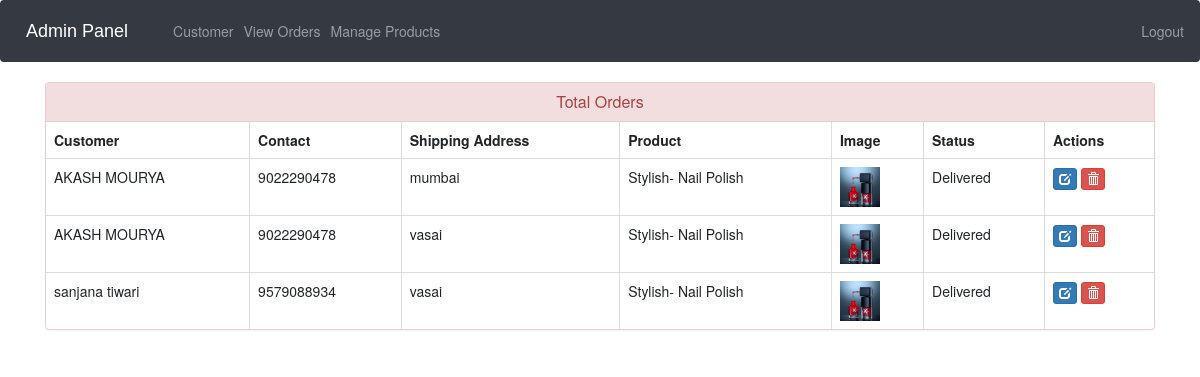
The page /admin-view-booking (signed in) on the database its author committed.
### ecom/models.py (models this page shows, shortened)
class Customer(models.Model):
    user=models.OneToOneField(User,on_delete=models.CASCADE)
    profile_pic= models.ImageField(upload_to='profile_pic/CustomerProfilePic/',null=True,blank=True)
    address = models.CharField(max_length=40)
    mobile = models.CharField(max_length=20,null=False)
    @property
    def get_name(self):
        return self.user.first_name+" "+self.user.last_name

class Orders(models.Model):
    STATUS =(
        ('Pending','Pending'),
        ('Order Confirmed','Order Confirmed'),
        ('Out for Delivery','Out for Delivery'),
        ('Delivered','Delivered'),
    )
    customer=models.ForeignKey('Customer', on_delete=models.CASCADE,null=True)
    product=models.ForeignKey('Product',on_delete=models.CASCADE,null=True)
    email = models.CharField(max_length=50,null=True)
    address = models.CharField(max_length=500,null=True)
    mobile = models.CharField(max_length=20,null=True)
    order_date= models.DateField(auto_now_add=True,null=True)
    status=models.CharField(max_length=50,null=True,choices=STATUS)

class Product(models.Model):
    name=models.CharField(max_length=40)
    product_image= models.ImageField(upload_to='product_image/',null=True,blank=True)
    price = models.PositiveIntegerField()
    description=models.CharField(max_length=40)

### ecom/views.py (the view)
# urls.py: path('admin-view-booking', views.admin_view_booking_view,name='admin-view-booking'),
@login_required(login_url='adminlogin')
def admin_view_booking_view(request):
    orders=models.Orders.objects.all()
    ordered_products=[]
    ordered_bys=[]
    for order in orders:
        ordered_product=models.Product.objects.all().filter(id=order.product.id)
        ordered_by=models.Customer.objects.all().filter(id = order.customer.id)
        ordered_products.append(ordered_product)
        ordered_bys.append(ordered_by)
    return render(request,'ecom/admin_view_booking.html',{'data':zip(ordered_products,ordered_bys,orders)})

### templates/ecom/admin_view_booking.html (shortened to what this page needs)
{% extends 'ecom/admin_base.html' %}
{% load static %}
{% block content %}
<head>
  <link href="//netdna.bootstrapcdn.com/bootstrap/3.0.0/css/bootstrap.min.css" rel="stylesheet" id="bootstrap-css">
</head>
<div class="container">
  <div class="panel panel-danger">
    <div class="panel-heading">
      <h6 class="panel-title">Total Orders</h6>
    </div>
    <table class="table table-hover table-bordered" id="dev-table">
      <thead>
        <tr>
          <th>Customer</th>
          <th>Contact</th>
          <th>Shipping Address</th>
          <th>Product</th>
          <th>Image</th>
          <th>Status</th>
          <th>Actions</th>
        </tr>
      </thead>
      {% for product,customer,order in data %}
      <tr>
        {% for c in customer %}
        <td> {{c.get_name}}</td>
        <td>{{c.mobile}}</td>
        <td>{{order.address}}</td>
        {% endfor %}
        {% for p in product %}
        <td> {{p.name}}</td>
        <td> <img src="{% static p.product_image.url %}" alt="Profile Pic" height="40px" width="40px" /></td>
        <td>{{order.status}}</td>
        <td><a class="btn btn-primary btn-xs" href="{% url 'update-order' order.id  %}"><span class="glyphicon glyphicon-edit"></span></a>
        <a class="btn btn-danger btn-xs" href="{% url 'delete-order' order.id  %}"><span class="glyphicon glyphicon-trash"></span></a></td>
        {% endfor %}
      </tr>
      {% endfor %}
    </table>
  </div>
</div>
{% endblock content %}

### templates/ecom/admin_view_booking.html (style rules this page uses)
a:link { text-decoration: none; }
h6 { text-align: center; }

### rows shown on the page
Orders: address "mumbai", status "Delivered"
Customer: get_name "AKASH MOURYA", mobile "9022290478"
Product: name "Stylish- Nail Polish", product_image (picture)
Orders: address "vasai", status "Delivered"
Orders: address "vasai", status "Delivered"
Customer: get_name "sanjana tiwari", mobile "9579088934"
